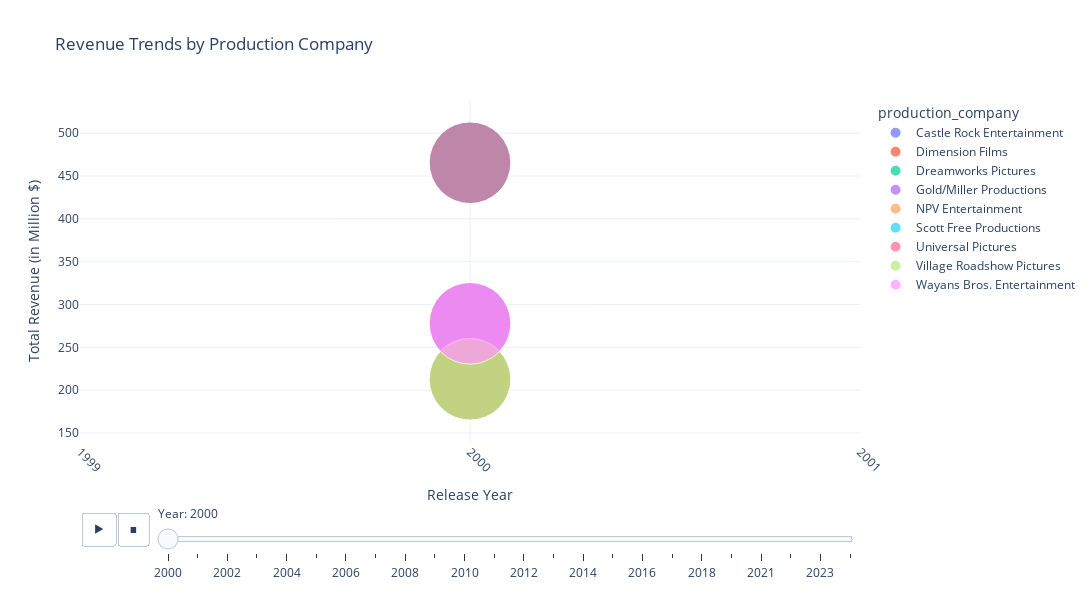

The notebook cell this image was saved under:
### Markdown cell above
# 📈 **Revenue Trends Over Time 💰**

### Code cell
query = """
SELECT im.release_year, 
       pc.production_company, 
       SUM(im.gross_in_million) AS total_revenue,
       COUNT(im.movie_id) AS movie_count  -- Count movies per production company
FROM imdb_movies im
JOIN production_companies pc ON im.movie_id = pc.movie_id
WHERE im.gross_in_million IS NOT NULL  
AND im.release_year BETWEEN 2000 AND 2026  -- Year range
AND pc.production_company IS NOT NULL  
AND pc.production_company != ''  
AND LOWER(pc.production_company) != 'none'  -- Exclude "None" as a string
GROUP BY im.release_year, pc.production_company
ORDER BY im.release_year;
"""
df = pd.read_sql_query(query, conn)

fig = px.scatter(df, 
                 x="release_year", 
                 y="total_revenue", 
                 size="movie_count",  
                 color="production_company",  
                 animation_frame="release_year",  
                 hover_name="production_company",  
                 title="Revenue Trends by Production Company ",
                 labels={"total_revenue": "Total Revenue (Million $)", "release_year": "Year"},
                 size_max=100,  
                 template="plotly_white")

fig.update_layout(
    xaxis_title="Release Year",
    yaxis_title="Total Revenue (in Million $)",
    width=1100,
    height=600,
    xaxis=dict(tickmode="linear", tickangle=45),
        sliders=[dict(
        transition={"duration": 500},
        currentvalue={"prefix": "Year: "}
    )]
)

fig.show()

### Figure 1 — Plotly figure (JSON) as saved in the notebook; plotly's stock layout.template omitted (floating-point values rounded to 4 significant figures)
{"data": [{"hovertemplate": "<b>%{hovertext}</b><br><br>production_company=Castle Rock Entertainment<br>Year=%{x}<br>Total Revenue (Million $)=%{y}<br>movie_count=%{marker.size}<extra></extra>", "hovertext": ["Castle Rock Entertainment"], "legendgroup": "Castle Rock Entertainment", "marker": {"color": "#636efa", "size": [1], "sizemode": "area", "sizeref": 0.0003, "symbol": "circle"}, "mode": "markers", "name": "Castle Rock Entertainment", "orientation": "v", "showlegend": true, "type": "scatter", "x": [2000], "xaxis": "x", "y": [212.7], "yaxis": "y"}, {"hovertemplate": "<b>%{hovertext}</b><br><br>production_company=Dimension Films<br>Year=%{x}<br>Total Revenue (Million $)=%{y}<br>movie_count=%{marker.size}<extra></extra>", "hovertext": ["Dimension Films"], "legendgroup": "Dimension Films", "marker": {"color": "#EF553B", "size": [1], "sizemode": "area", "sizeref": 0.0003, "symbol": "circle"}, "mode": "markers", "name": "Dimension Films", "orientation": "v", "showlegend": true, "type": "scatter", "x": [2000], "xaxis": "x", "y": [278.0], "yaxis": "y"}, {"hovertemplate": "<b>%{hovertext}</b><br><br>production_company=Dreamworks Pictures<br>Year=%{x}<br>Total Revenue (Million $)=%{y}<br>movie_count=%{marker.size}<extra></extra>", "hovertext": ["Dreamworks Pictures"], "legendgroup": "Dreamworks Pictures", "marker": {"color": "#00cc96", "size": [1], "sizemode": "area", "sizeref": 0.0003, "symbol": "circle"}, "mode": "markers", "name": "Dreamworks Pictures", "orientation": "v", "showlegend": true, "type": "scatter", "x": [2000], "xaxis": "x", "y": [465.5], "yaxis": "y"}, {"hovertemplate": "<b>%{hovertext}</b><br><br>production_company=Gold/Miller Productions<br>Year=%{x}<br>Total Revenue (Million $)=%{y}<br>movie_count=%{marker.size}<extra></extra>", "hovertext": ["Gold/Miller Productions"], "legendgroup": "Gold/Miller Productions", "marker": {"color": "#ab63fa", "size": [1], "sizemode": "area", "sizeref": 0.0003, "symbol": "circle"}, "mode": "markers", "name": "Gold/Miller Productions", "orientation": "v", "showlegend": true, "type": "scatter", "x": [2000], "xaxis": "x", "y": [278.0], "yaxis": "y"}, {"hovertemplate": "<b>%{hovertext}</b><br><br>production_company=NPV Entertainment<br>Year=%{x}<br>Total Revenue (Million $)=%{y}<br>movie_count=%{marker.size}<extra></extra>", "hovertext": ["NPV Entertainment"], "legendgroup": "NPV Entertainment", "marker": {"color": "#FFA15A", "size": [1], "sizemode": "area", "sizeref": 0.0003, "symbol": "circle"}, "mode": "markers", "name": "NPV Entertainment", "orientation": "v", "showlegend": true, "type": "scatter", "x": [2000], "xaxis": "x", "y": [212.7], "yaxis": "y"}, {"hovertemplate": "<b>%{hovertext}</b><br><br>production_company=Scott Free Productions<br>Year=%{x}<br>Total Revenue (Million $)=%{y}<br>movie_count=%{marker.size}<extra></extra>", "hovertext": ["Scott Free Productions"], "legendgroup": "Scott Free Productions", "marker": {"color": "#19d3f3", "size": [1], "sizemode": "area", "sizeref": 0.0003, "symbol": "circle"}, "mode": "markers", "name": "Scott Free Productions", "orientation": "v", "showlegend": true, "type": "scatter", "x": [2000], "xaxis": "x", "y": [465.5], "yaxis": "y"}, {"hovertemplate": "<b>%{hovertext}</b><br><br>production_company=Universal Pictures<br>Year=%{x}<br>Total Revenue (Million $)=%{y}<br>movie_count=%{marker.size}<extra></extra>", "hovertext": ["Universal Pictures"], "legendgroup": "Universal Pictures", "marker": {"color": "#FF6692", "size": [1], "sizemode": "area", "sizeref": 0.0003, "symbol": "circle"}, "mode": "markers", "name": "Universal Pictures", "orientation": "v", "showlegend": true, "type": "scatter", "x": [2000], "xaxis": "x", "y": [465.5], "yaxis": "y"}, {"hovertemplate": "<b>%{hovertext}</b><br><br>production_company=Village Roadshow Pictures<br>Year=%{x}<br>Total Revenue (Million $)=%{y}<br>movie_count=%{marker.size}<extra></extra>", "hovertext": ["Village Roadshow Pictures"], "legendgroup": "Village Roadshow Pictures", "marker": {"color": "#B6E880", "size": [1], "sizemode": "area", "sizeref": 0.0003, "symbol": "circle"}, "mode": "markers", "name": "Village Roadshow Pictures", "orientation": "v", "showlegend": true, "type": "scatter", "x": [2000], "xaxis": "x", "y": [212.7], "yaxis": "y"}, {"hovertemplate": "<b>%{hovertext}</b><br><br>production_company=Wayans Bros. Entertainment<br>Year=%{x}<br>Total Revenue (Million $)=%{y}<br>movie_count=%{marker.size}<extra></extra>", "hovertext": ["Wayans Bros. Entertainment"], "legendgroup": "Wayans Bros. Entertainment", "marker": {"color": "#FF97FF", "size": [1], "sizemode": "area", "sizeref": 0.0003, "symbol": "circle"}, "mode": "markers", "name": "Wayans Bros. Entertainment", "orientation": "v", "showlegend": true, "type": "scatter", "x": [2000], "xaxis": "x", "y": [278.0], "yaxis": "y"}], "layout": {"height": 600, "legend": {"itemsizing": "constant", "title": {"text": "production_company"}, "tracegroupgap": 0}, "sliders": [{"active": 0, "currentvalue": {"prefix": "Year: "}, "len": 0.9, "pad": {"b": 10, "t": 60}, "steps": [{"args": [["2000"], {"frame": {"duration": 0, "redraw": false}, "fromcurrent": true, "mode": "immediate", "transition": {"duration": 0, "easing": "linear"}}], "label": "2000", "method": "animate"}, {"args": [["2001"], {"frame": {"duration": 0, "redraw": false}, "fromcurrent": true, "mode": "immediate", "transition": {"duration": 0, "easing": "linear"}}], "label": "2001", "method": "animate"}, {"args": [["2002"], {"frame": {"duration": 0, "redraw": false}, "fromcurrent": true, "mode": "immediate", "transition": {"duration": 0, "easing": "linear"}}], "label": "2002", "method": "animate"}, {"args": [["2003"], {"frame": {"duration": 0, "redraw": false}, "fromcurrent": true, "mode": "immediate", "transition": {"duration": 0, "easing": "linear"}}], "label": "2003", "method": "animate"}, {"args": [["2004"], {"frame": {"duration": 0, "redraw": false}, "fromcurrent": true, "mode": "immediate", "transition": {"duration": 0, "easing": "linear"}}], "label": "2004", "method": "animate"}, {"args": [["2005"], {"frame": {"duration": 0, "redraw": false}, "fromcurrent": true, "mode": "immediate", "transition": {"duration": 0, "easing": "linear"}}], "label": "2005", "method": "animate"}, {"args": [["2006"], {"frame": {"duration": 0, "redraw": false}, "fromcurrent": true, "mode": "immediate", "transition": {"duration": 0, "easing": "linear"}}], "label": "2006", "method": "animate"}, {"args": [["2007"], {"frame": {"duration": 0, "redraw": false}, "fromcurrent": true, "mode": "immediate", "transition": {"duration": 0, "easing": "linear"}}], "label": "2007", "method": "animate"}, {"args": [["2008"], {"frame": {"duration": 0, "redraw": false}, "fromcurrent": true, "mode": "immediate", "transition": {"duration": 0, "easing": "linear"}}], "label": "2008", "method": "animate"}, {"args": [["2009"], {"frame": {"duration": 0, "redraw": false}, "fromcurrent": true, "mode": "immediate", "transition": {"duration": 0, "easing": "linear"}}], "label": "2009", "method": "animate"}, {"args": [["2010"], {"frame": {"duration": 0, "redraw": false}, "fromcurrent": true, "mode": "immediate", "transition": {"duration": 0, "easing": "linear"}}], "label": "2010", "method": "animate"}, {"args": [["2011"], {"frame": {"duration": 0, "redraw": false}, "fromcurrent": true, "mode": "immediate", "transition": {"duration": 0, "easing": "linear"}}], "label": "2011", "method": "animate"}, {"args": [["2012"], {"frame": {"duration": 0, "redraw": false}, "fromcurrent": true, "mode": "immediate", "transition": {"duration": 0, "easing": "linear"}}], "label": "2012", "method": "animate"}, {"args": [["2013"], {"frame": {"duration": 0, "redraw": false}, "fromcurrent": true, "mode": "immediate", "transition": {"duration": 0, "easing": "linear"}}], "label": "2013", "method": "animate"}, {"args": [["2014"], {"frame": {"duration": 0, "redraw": false}, "fromcurrent": true, "mode": "immediate", "transition": {"duration": 0, "easing": "linear"}}], "label": "2014", "method": "animate"}, {"args": [["2015"], {"frame": {"duration": 0, "redraw": false}, "fromcurrent": true, "mode": "immediate", "transition": {"duration": 0, "easing": "linear"}}], "label": "2015", "method": "animate"}, {"args": [["2016"], {"frame": {"duration": 0, "redraw": false}, "fromcurrent": true, "mode": "immediate", "transition": {"duration": 0, "easing": "linear"}}], "label": "2016", "method": "animate"}, {"args": [["2017"], {"frame": {"duration": 0, "redraw": false}, "fromcurrent": true, "mode": "immediate", "transition": {"duration": 0, "easing": "linear"}}], "label": "2017", "method": "animate"}, {"args": [["2018"], {"frame": {"duration": 0, "redraw": false}, "fromcurrent": true, "mode": "immediate", "transition": {"duration": 0, "easing": "linear"}}], "label": "2018", "method": "animate"}, {"args": [["2019"], {"frame": {"duration": 0, "redraw": false}, "fromcurrent": true, "mode": "immediate", "transition": {"duration": 0, "easing": "linear"}}], "label": "2019", "method": "animate"}, {"args": [["2021"], {"frame": {"duration": 0, "redraw": false}, "fromcurrent": true, "mode": "immediate", "transition": {"duration": 0, "easing": "linear"}}], "label": "2021", "method": "animate"}, {"args": [["2022"], {"frame": {"duration": 0, "redraw": false}, "fromcurrent": true, "mode": "immediate", "transition": {"duration": 0, "easing": "linear"}}], "label": "2022", "method": "animate"}, {"args": [["2023"], {"frame": {"duration": 0, "redraw": false}, "fromcurrent": true, "mode": "immediate", "transition": {"duration": 0, "easing": "linear"}}], "label": "2023", "method": "animate"}, {"args": [["2024"], {"frame": {"duration": 0, "redraw": false}, "fromcurrent": true, "mode": "immediate", "transition": {"duration": 0, "easing": "linear"}}], "label": "2024", "method": "animate"}], "transition": {"duration": 500}, "x": 0.1, "xanchor": "left", "y": 0, "yanchor": "top"}], "title": {"text": "Revenue Trends by Production Company "}, "updatemenus": [{"buttons": [{"args": [null, {"frame": {"duration": 500, "redraw": false}, "fromcurrent": true, "mode": "immediate", "transition": {"duration": 500, "easing": "linear"}}], "label": "&#9654;", "method": "animate"}, {"args": [[null], {"frame": {"duration": 0, "redraw": false}, "fromcurrent": true, "mode": "immediate", "transition": {"duration": 0, "easing": "linear"}}], "label": "&#9724;", "method": "animate"}], "direction": "left", "pad": {"r": 10, "t": 70}, "showactive": false, "type": "buttons", "x": 0.1, "xanchor": "right", "y": 0, "yanchor": "top"}], "width": 1100, "xaxis": {"anchor": "y", "categoryarray": [2000, 2001, 2002, 2003, 2004, 2005, 2006, 2007, 2008, 2009, 2010, 2011, 2012, 2013, 2014, 2015, 2016, 2017, 2018, 2019, 2021, 2022, 2023, 2024], "categoryorder": "array", "domain": [0, 1], "tickangle": 45, "tickmode": "linear", "title": {"text": "Release Year"}}, "yaxis": {"anchor": "x", "domain": [0, 1], "title": {"text": "Total Revenue (in Million $)"}}}}
